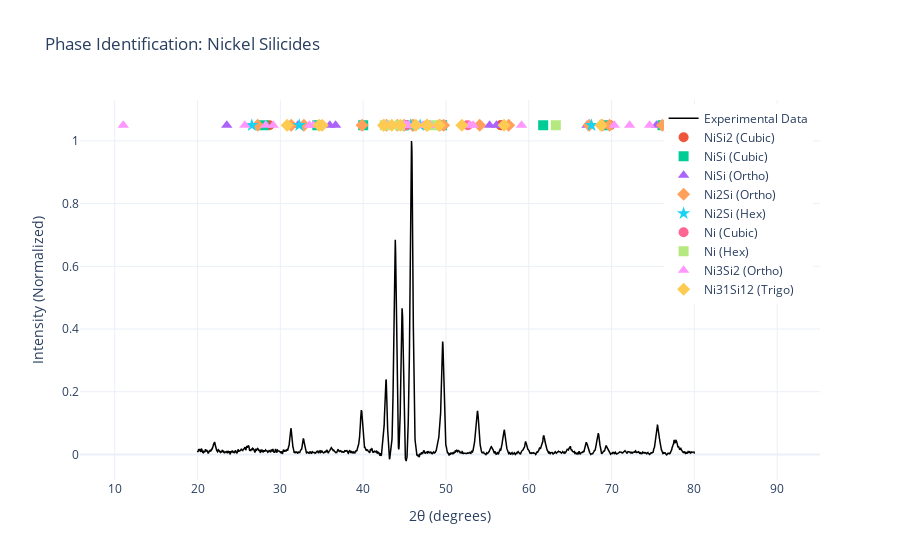

This figure's notebook cell:
### Code cell
fig = go.Figure()

# 1. Plot the Experimental Data (the black line)
fig.add_trace(go.Scatter(
    x=data['Angle'], 
    y=data['intensity_norm'],
    mode='lines',
    name='Experimental Data',
    line=dict(color='black', width=1.5)
))

# 2. Add Reference Markers
# We use different colors/symbols for each phase fetched from the API
symbols = ['circle', 'square', 'triangle-up', 'diamond', 'star']

for i, (name, ref) in enumerate(all_references.items()):
    # We plot these at a fixed height or relative to your data
    # Here, we plot them at y=1.05 (just above the normalized data)
    fig.add_trace(go.Scatter(
        x=ref['two_theta'],
        y=[1.05] * len(ref['two_theta']), # Align them in a row at the top
        mode='markers',
        name=name,
        marker=dict(symbol=symbols[i % len(symbols)], size=10),
        hovertemplate=f"<b>{name}</b><br>2θ: %{{x}}<br>Ref Intensity: %{{text}}%<extra></extra>",
        text=ref['intensity'] # Store relative intensity in hover text
    ))

# 3. Scientific Styling
fig.update_layout(
    title="Phase Identification: Nickel Silicides",
    xaxis_title="2θ (degrees)",
    yaxis_title="Intensity (Normalized)",
    template="plotly_white",
    hovermode="x unified",
    legend=dict(yanchor="top", y=0.99, xanchor="right", x=0.99)
)

fig.show()

### Figure 1 — Plotly figure (JSON) as saved in the notebook; plotly's stock layout.template omitted (floating-point values rounded to 4 significant figures; data arrays with more than 128 entries replaced by an {"elided": "..."} marker saying what was removed)
{"data": [{"line": {"color": "black", "width": 1.5}, "mode": "lines", "name": "Experimental Data", "type": "scatter", "x": {"elided": "3001 float values"}, "y": {"elided": "3001 float values"}}, {"hovertemplate": "<b>NiSi2 (Cubic)</b><br>2θ: %{x}<br>Ref Intensity: %{text}%<extra></extra>", "marker": {"size": 10, "symbol": "circle"}, "mode": "markers", "name": "NiSi2 (Cubic)", "text": [100.0, 81.42, 40.71, 26.87, 10.08, 12.43, 6.216, 5.0, 5.0, 5.0, 6.572, 23.0, 9.859], "type": "scatter", "x": [28.68, 47.72, 47.72, 56.63, 56.63, 69.78, 69.78, 77.12, 77.12, 77.12, 88.95, 88.95, 88.95], "y": [1.05, 1.05, 1.05, 1.05, 1.05, 1.05, 1.05, 1.05, 1.05, 1.05, 1.05, 1.05, 1.05]}, {"hovertemplate": "<b>NiSi (Cubic)</b><br>2θ: %{x}<br>Ref Intensity: %{text}%<extra></extra>", "marker": {"size": 10, "symbol": "square"}, "mode": "markers", "name": "NiSi (Cubic)", "text": [20.43, 17.86, 11.03, 100.0, 47.09, 7.178, 9.13, 5.632, 30.32, 6.883, 5.579], "type": "scatter", "x": [27.99, 34.46, 40.01, 44.97, 49.54, 61.74, 69.12, 76.15, 79.58, 86.33, 89.69], "y": [1.05, 1.05, 1.05, 1.05, 1.05, 1.05, 1.05, 1.05, 1.05, 1.05, 1.05]}, {"hovertemplate": "<b>NiSi (Ortho)</b><br>2θ: %{x}<br>Ref Intensity: %{text}%<extra></extra>", "marker": {"size": 10, "symbol": "triangle-up"}, "mode": "markers", "name": "NiSi (Ortho)", "text": [13.27, 75.51, 16.99, 29.18, 21.57, 13.58, 10.54, 73.27, 100.0, 31.35, 27.9, 28.72, 14.66, 17.99, 7.446, 8.199, 14.59, 13.26, 14.7, 14.63, 9.323], "type": "scatter", "x": [23.53, 31.33, 32.11, 34.87, 35.97, 36.67, 44.53, 46.01, 47.58, 48.13, 52.35, 55.27, 56.1, 56.76, 67.04, 75.42, 76.28, 76.38, 79.6, 82.19, 82.68], "y": [1.05, 1.05, 1.05, 1.05, 1.05, 1.05, 1.05, 1.05, 1.05, 1.05, 1.05, 1.05, 1.05, 1.05, 1.05, 1.05, 1.05, 1.05, 1.05, 1.05, 1.05]}, {"hovertemplate": "<b>Ni2Si (Ortho)</b><br>2θ: %{x}<br>Ref Intensity: %{text}%<extra></extra>", "marker": {"size": 10, "symbol": "diamond"}, "mode": "markers", "name": "Ni2Si (Ortho)", "text": [10.16, 7.841, 24.84, 40.21, 29.13, 70.65, 39.42, 100.0, 84.2, 61.62, 24.68, 25.67, 9.681, 13.78, 20.01, 6.544, 17.34, 9.616, 6.863, 17.38, 6.745, 15.12, 8.497, 13.33], "type": "scatter", "x": [27.25, 31.31, 32.84, 39.87, 42.83, 44.13, 44.94, 45.94, 46.08, 49.25, 49.72, 54.07, 57.58, 67.29, 68.87, 69.75, 76.14, 78.8, 79.11, 85.05, 85.42, 88.01, 88.66, 89.95], "y": [1.05, 1.05, 1.05, 1.05, 1.05, 1.05, 1.05, 1.05, 1.05, 1.05, 1.05, 1.05, 1.05, 1.05, 1.05, 1.05, 1.05, 1.05, 1.05, 1.05, 1.05, 1.05, 1.05, 1.05]}, {"hovertemplate": "<b>Ni2Si (Hex)</b><br>2θ: %{x}<br>Ref Intensity: %{text}%<extra></extra>", "marker": {"size": 10, "symbol": "star"}, "mode": "markers", "name": "Ni2Si (Hex)", "text": [5.892, 21.83, 100.0, 93.0, 28.65, 6.339, 18.99, 9.494, 9.417], "type": "scatter", "x": [26.56, 32.29, 45.72, 46.88, 67.57, 77.62, 86.27, 86.27, 87.11], "y": [1.05, 1.05, 1.05, 1.05, 1.05, 1.05, 1.05, 1.05, 1.05]}, {"hovertemplate": "<b>Ni (Cubic)</b><br>2θ: %{x}<br>Ref Intensity: %{text}%<extra></extra>", "marker": {"size": 10, "symbol": "circle"}, "mode": "markers", "name": "Ni (Cubic)", "text": [33.33, 100.0, 61.64, 5.908, 11.82, 17.72], "type": "scatter", "x": [45.15, 45.15, 52.63, 77.65, 77.65, 77.65], "y": [1.05, 1.05, 1.05, 1.05, 1.05, 1.05]}, {"hovertemplate": "<b>Ni (Hex)</b><br>2θ: %{x}<br>Ref Intensity: %{text}%<extra></extra>", "marker": {"size": 10, "symbol": "square"}, "mode": "markers", "name": "Ni (Hex)", "text": [24.62, 28.87, 100.0, 13.93, 14.44, 17.33], "type": "scatter", "x": [42.61, 44.45, 48.36, 63.27, 78.0, 84.71], "y": [1.05, 1.05, 1.05, 1.05, 1.05, 1.05]}, {"hovertemplate": "<b>Ni3Si2 (Ortho)</b><br>2θ: %{x}<br>Ref Intensity: %{text}%<extra></extra>", "marker": {"size": 10, "symbol": "triangle-up"}, "mode": "markers", "name": "Ni3Si2 (Ortho)", "text": [20.06, 6.821, 37.71, 14.95, 16.62, 5.125, 13.01, 6.563, 54.16, 18.81, 8.944, 5.877, 100.0, 79.12, 38.87, 23.28, 8.217, 43.9, 26.83, 15.81, 7.827, 8.008, 5.877, 5.949, 21.06, 5.862, 5.185, 7.318, 5.97, 8.374, 9.005, 7.99], "type": "scatter", "x": [11.03, 25.71, 28.24, 29.14, 33.51, 34.02, 42.81, 42.92, 44.9, 44.96, 45.21, 45.24, 45.48, 46.33, 46.65, 47.24, 47.75, 48.09, 52.85, 53.29, 59.13, 70.33, 72.18, 74.59, 77.59, 78.88, 83.86, 84.01, 85.15, 85.66, 87.04, 87.43], "y": [1.05, 1.05, 1.05, 1.05, 1.05, 1.05, 1.05, 1.05, 1.05, 1.05, 1.05, 1.05, 1.05, 1.05, 1.05, 1.05, 1.05, 1.05, 1.05, 1.05, 1.05, 1.05, 1.05, 1.05, 1.05, 1.05, 1.05, 1.05, 1.05, 1.05, 1.05, 1.05]}, {"hovertemplate": "<b>Ni31Si12 (Trigo)</b><br>2θ: %{x}<br>Ref Intensity: %{text}%<extra></extra>", "marker": {"size": 10, "symbol": "diamond"}, "mode": "markers", "name": "Ni31Si12 (Trigo)", "text": [7.587, 9.307, 9.352, 17.52, 8.76, 23.72, 5.554, 100.0, 5.01, 28.63, 57.25, 7.094, 8.554, 5.12, 9.328, 5.487, 7.009, 7.801], "type": "scatter", "x": [30.82, 34.68, 35.06, 42.49, 42.49, 43.45, 44.5, 46.37, 47.69, 47.72, 47.72, 49.18, 51.91, 57.01, 68.73, 78.68, 79.6, 87.97], "y": [1.05, 1.05, 1.05, 1.05, 1.05, 1.05, 1.05, 1.05, 1.05, 1.05, 1.05, 1.05, 1.05, 1.05, 1.05, 1.05, 1.05, 1.05]}], "layout": {"hovermode": "x unified", "legend": {"x": 0.99, "xanchor": "right", "y": 0.99, "yanchor": "top"}, "title": {"text": "Phase Identification: Nickel Silicides"}, "xaxis": {"title": {"text": "2θ (degrees)"}}, "yaxis": {"title": {"text": "Intensity (Normalized)"}}}}
